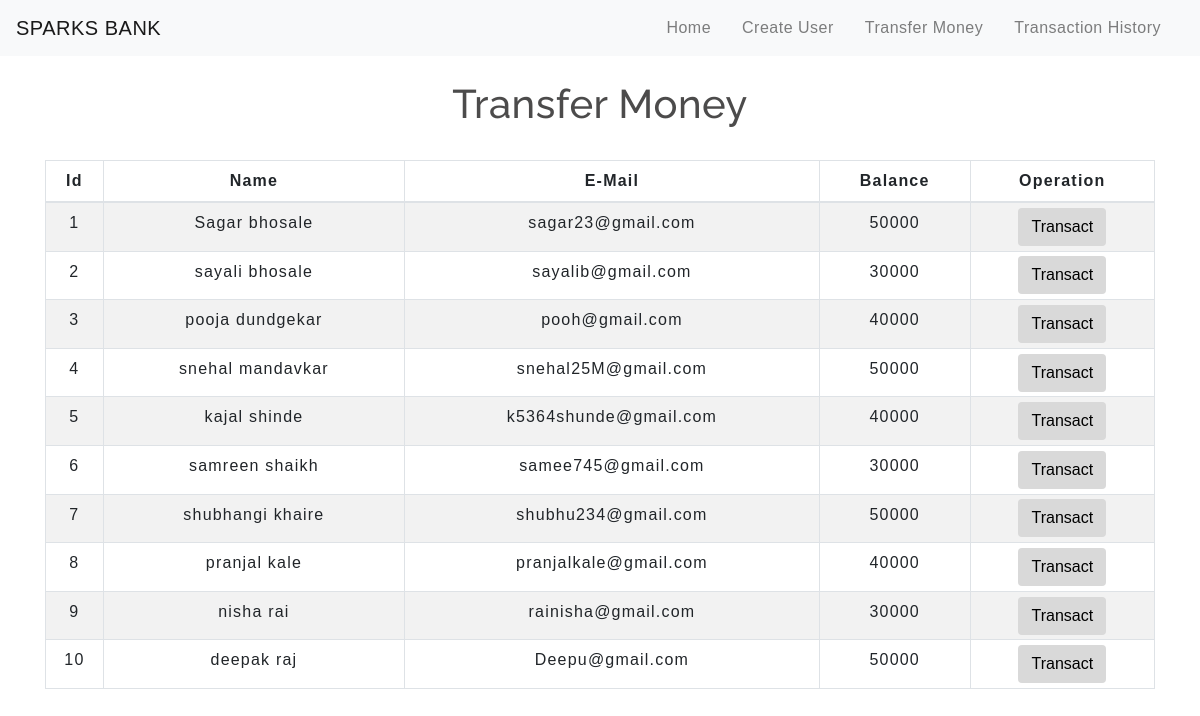
The app's page /transfermoney.php with its own data.
### tables this page shows
CREATE TABLE `users` (
  `id` int(3) NOT NULL,
  `name` text NOT NULL,
  `email` varchar(30) NOT NULL,
  `balance` int(8) NOT NULL
);

### transfermoney.php (the view, shortened to what this page needs)
<!DOCTYPE html>
<html lang="en">
<head>
    <link rel="stylesheet" href="https://maxcdn.bootstrapcdn.com/bootstrap/4.0.0/css/bootstrap.min.css">
    <link rel="stylesheet" type="text/css" href="css/table.css">
    <link rel="stylesheet" type="text/css" href="css/navbar.css">
</head>
<body>
<?php
    include 'config.php';
    $sql = "SELECT * FROM users";
    $result = mysqli_query($conn,$sql);
?>
<?php
  include 'navbar.php';
?>
<div class="container">
        <h2 class="text-center pt-4">Transfer Money</h2>
        <br>
            <div class="row">
                <div class="col">
                    <div class="table-responsive-sm">
                    <table class="table table-hover table-sm table-striped table-condensed table-bordered">
                        <thead>
                            <tr>
                            <th scope="col" class="text-center py-2">Id</th>
                            <th scope="col" class="text-center py-2">Name</th>
                            <th scope="col" class="text-center py-2">E-Mail</th>
                            <th scope="col" class="text-center py-2">Balance</th>
                            <th scope="col" class="text-center py-2">Operation</th>
                            </tr>
                        </thead>
                        <tbody>
                <?php
                    while($rows=mysqli_fetch_assoc($result)){
                ?>
                    <tr>
                        <td class="py-2"><?php echo $rows['id'] ?></td>
                        <td class="py-2"><?php echo $rows['name']?></td>
                        <td class="py-2"><?php echo $rows['email']?></td>
                        <td class="py-2"><?php echo $rows['balance']?></td>
                        <td><a href="selecteduserdetail.php?id= <?php echo $rows['id'] ;?>"> <button type="button" class="btn">Transact</button></a></td>
                    </tr>
                <?php
                    }
                ?>
                        </tbody>
                    </table>
                    </div>
                </div>
            </div>
         </div>
</body>
</html>

### navbar.php (shortened to what this page needs)
<nav class="navbar navbar-expand-md navbar-light bg-light">
<a class="navbar-brand" href="index.php">SPARKS BANK</a>
<div class="collapse navbar-collapse" id="collapsibleNavbar">
      <ul class="navbar-nav ml-auto">
        <li class="nav-item">
          <a class="nav-link" href="index.php">Home</a>
        </li>
        <li class="nav-item">
          <a class="nav-link" href="createuser.php">Create User</a>
        </li>
        <li class="nav-item">
          <a class="nav-link" href="transfermoney.php">Transfer Money</a>
        </li>
        <li class="nav-item">
          <a class="nav-link" href="transactionhistory.php">Transaction History</a>
        </li>
    </div>
 </nav>

### css/table.css (style rules this page uses)
* { padding: 0; margin: 0; box-sizing: border-box; font-family: sans-serif; }
h2 { font-size: 40px; }
table { letter-spacing: 1.2px; }
td { text-align: center; }
button { border:none; background: #d9d9d9; transition: 1s; }

### css/navbar.css (style rules this page uses)
.nav-link { margin-right: 15px; color:#2F363F; letter-spacing: 0.5px; transition: 0.5s; }
.navbar-brand { color: #4C4B4B; letter-spacing: 0.5px; }
h2 { color: #4C4B4B; letter-spacing: 0.5px; font-family: raleway; }

### transfermoney.php (style rules this page uses)
button { transition: 1.5s; }

### records on screen
users: id "1", name "Sagar bhosale", email "sagar23@gmail.com", balance "50000"
users: id "2", name "sayali bhosale", email "sayalib@gmail.com", balance "30000"
users: id "3", name "pooja dundgekar", email "pooh@gmail.com", balance "40000"
users: id "4", name "snehal mandavkar", email "snehal25M@gmail.com", balance "50000"
users: id "5", name "kajal shinde", email "k5364shunde@gmail.com", balance "40000"
users: id "6", name "samreen shaikh", email "samee745@gmail.com", balance "30000"
users: id "7", name "shubhangi khaire", email "shubhu234@gmail.com", balance "50000"
users: id "8", name "pranjal kale", email "pranjalkale@gmail.com", balance "40000"
users: id "9", name "nisha rai", email "rainisha@gmail.com", balance "30000"
users: id "10", name "deepak raj", email "Deepu@gmail.com", balance "50000"
